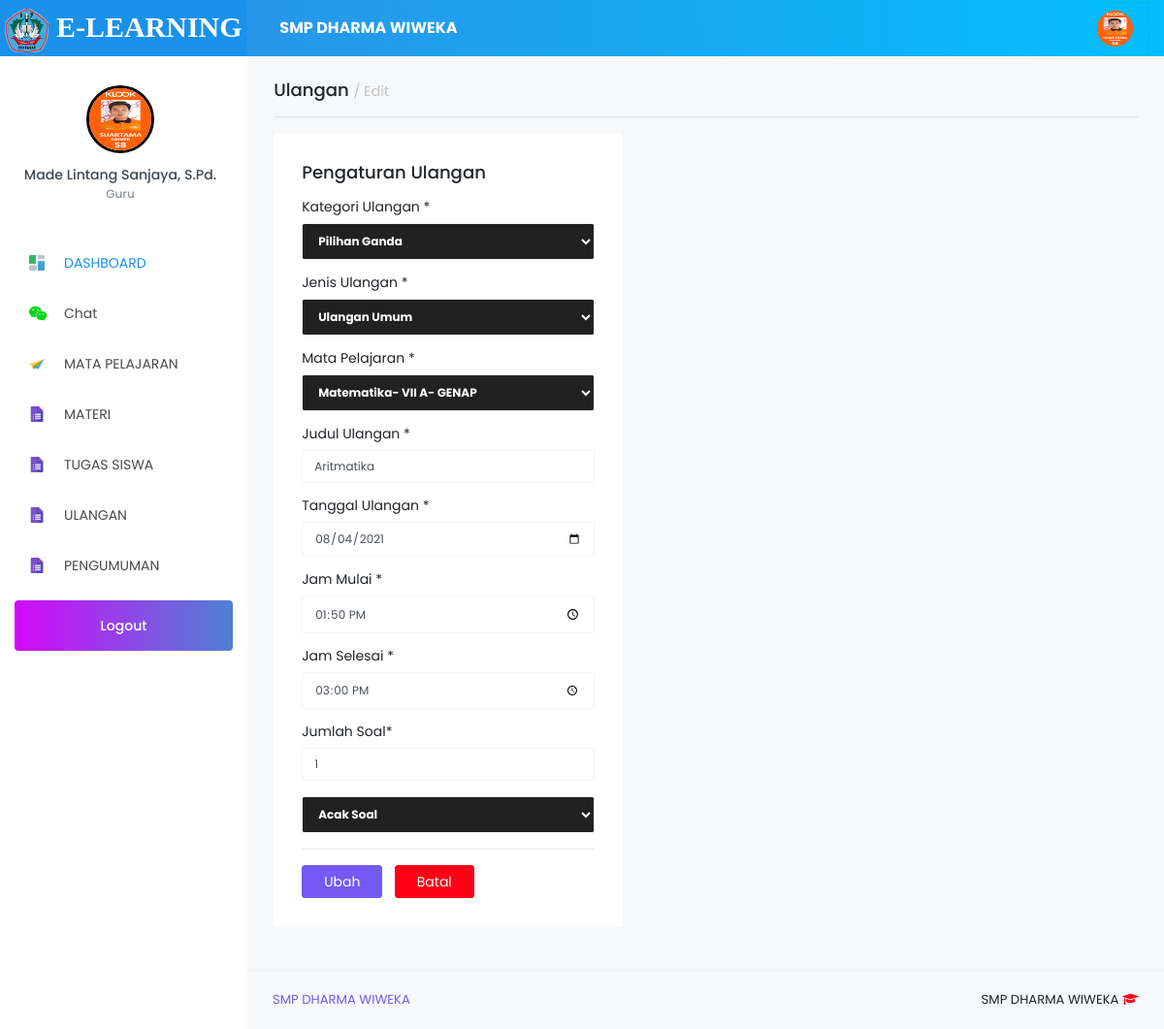
Page /Guru/index.php?page=ujian&act=ujianedit&id=54 (signed in) on the earlier database version.
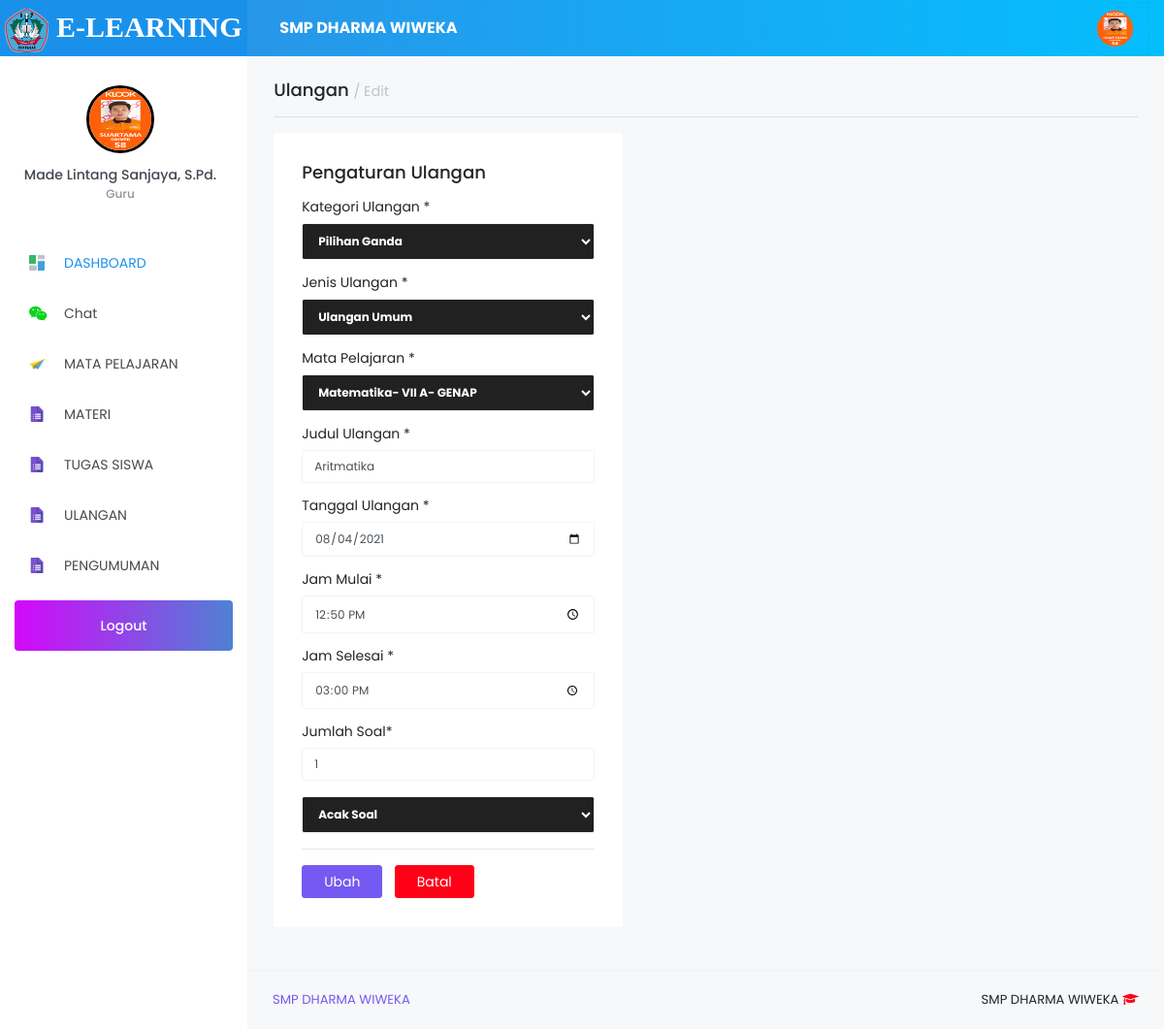
Same page on the later database version.
### tables this page shows
CREATE TABLE `ujian` (
  `id_ujian` int(5) NOT NULL,
  `kategori` enum('pilgan','essay') DEFAULT NULL,
  `judul` varchar(50) NOT NULL,
  `tanggal` date NOT NULL,
  `waktu` time NOT NULL,
  `jml_soal` int(30) NOT NULL,
  `acak` varchar(100) NOT NULL,
  `tipe` int(1) NOT NULL,
  `id_jenis` int(11) NOT NULL,
  `id_guru` int(11) NOT NULL,
  `id_mapel` int(11) NOT NULL,
  `id_semester` int(11) NOT NULL,
  `jam_mulai` varchar(191) NOT NULL,
  `jam_selesai` varchar(191) NOT NULL
);

### Guru/index.php (the view, shortened to what the changed rows need)
<?php
  include '../config/db.php';
  if (@$_SESSION['Guru']) {
    if (@$_SESSION['Guru']) {
      $sesi = @$_SESSION['Guru'];
    }
    $apl      = mysqli_fetch_array($sekolah); ?>
    <!DOCTYPE html>
    <html lang="en">
    <head>
      <link rel="stylesheet" href="../vendor/node_modules/mdi/css/materialdesignicons.min.css">
      <link rel="stylesheet" href="../vendor/node_modules/simple-line-icons/css/simple-line-icons.css">
      <link rel="stylesheet" href="../vendor/node_modules/font-awesome/css/font-awesome.min.css" />
      <link rel="stylesheet" href="../vendor/css/style.css">
      <link href="../vendor/sweetalert/sweetalert.css" rel="stylesheet" />
      <link rel="stylesheet" type="text/css" href="../vendor/css/jquery.dataTables.css">
    </head>
    <body>
      <div class="container-scroller">
        <div class="container-fluid page-body-wrapper">
          <div class="main-panel">
            <?php
              $page = @$_GET['page'];
              $act  = @$_GET['act'];
              if ($page=='perangkat') {
                if ($act=='') include 'modul/perangkat/data_perangkat.php';
                elseif ($act=='add') include 'modul/perangkat/add_perangkat.php';
                elseif ($act=='edit') include 'modul/perangkat/edit_perangkat.php';
                elseif ($act=='del') include 'modul/perangkat/del_perangkat.php';
                elseif ($act=='view') include 'modul/perangkat/view.php';
              } elseif ($page=='mapel') {
                if ($act=='') include 'modul/role/data_role.php';
                elseif ($act=='add') include 'modul/role/add_role.php';
                elseif ($act=='edit') include 'modul/role/edit_role.php';
                elseif ($act=='del') include 'modul/role/del_role.php';
              } elseif ($page=='ujian') {
                if ($act=='') include 'modul/ujian/data_ujian.php';
                elseif ($act=='add') include 'modul/ujian/add_ujian.php';
                elseif ($act=='addkelas') include 'modul/ujian/add_kelas.php';
                elseif ($act=='soal') include 'modul/ujian/soal.php';
                elseif ($act=='soalessay') include 'modul/ujian/soalessay.php';
                elseif ($act=='soaladd') include 'modul/ujian/add_soal.php';
                elseif ($act=='soaladdessay')include 'modul/ujian/add_soal_essay.php';
                elseif ($act=='soaledit')include 'modul/ujian/edit_soal.php';
                elseif ($act=='soaleditessay')include 'modul/ujian/edit_soal_essay.php';
                elseif ($act=='soaldel')include 'modul/ujian/del_soal.php';
                elseif ($act=='soaldelessay')include 'modul/ujian/del_soal_essay.php';
                elseif ($act=='upSoal')include 'modul/ujian/upload.php';
                elseif ($act=='addessay')include 'modul/ujian/add_essay.php';
                elseif ($act=='active')include 'modul/ujian/active.php';
                elseif ($act=='close')include 'modul/ujian/close.php';
                elseif ($act=='ujianedit')include 'modul/ujian/ujian_edit.php';
                elseif ($act=='ujiandel')include 'modul/ujian/ujian_del.php';
                elseif ($act=='aktifessay')include 'modul/ujian/active_essay.php';
                elseif ($act=='closeessay')include 'modul/ujian/close_essay.php';
                elseif ($act=='editessay')include 'modul/ujian/edit_essay.php';
                elseif ($act=='delessay')include 'modul/ujian/del_essay.php';
                elseif ($act=='status')include 'modul/ujian/view_statusujian.php';
                elseif ($act=='delkelas')include 'modul/ujian/del_kelasujian.php';
                elseif ($act=='addkelasujian')include 'modul/ujian/add_kelasujian.php';
                elseif ($act=='addkelasujiane')include 'modul/ujian/essay/add_kelasujian.php';
                elseif ($act=='delkelase')include 'modul/ujian/essay/del_kelasujian.php';
              }elseif ($page=='nilai') {
                if ($act=='') include 'modul/nilai/data_nilai.php';
                elseif ($act=='view') include 'modul/nilai/view_nilaikelas.php';
              }elseif ($page=='profil') {
                if ($act=='') include 'modul/profil/data_profil.php';
              }elseif ($page=='chat') {
                if ($act=='') include 'modul/chat/chat.php';
                if ($act=='lihat') include 'modul/chat/isiChat.php';
                elseif ($act=='del') include 'modul/chat/del.php';
              }elseif ($page=='pengumuman') {
                if ($act=='') include 'modul/pengumuman/data_pengumuman.php';
                elseif ($act=='add') include 'modul/pengumuman/add_pengumuman.php';
                elseif ($act=='edit') include 'modul/pengumuman/edit_pengumuman.php';
                elseif ($act=='del') include 'modul/pengumuman/del_pengumuman.php';
              }elseif ($page=='proses') {
                include 'modul/models.php';
              }elseif ($page=='input_nilai') {
                include 'modul/nilai/input_nilai.php';
              }elseif ($page=='edit_nilai') {
                include 'modul/nilai/edit_nilai.php';
              }elseif ($page=='') {
                include 'Home.php';
              }else{
                echo "<b>4014!</b> Tidak ada halaman !";
              }
            ?>
          </div>
        </div>
      </div>
    </body>
    </html>
<?php
} else{
	include 'modul/500.html';
}

### Guru/modul/ujian/ujian_edit.php (shortened to what the changed rows need)
<?php
  $edit = mysqli_query($con,"SELECT * FROM ujian WHERE id_ujian='$_GET[id]' ");
  foreach ($edit as $d) ?>
  <div class="content-wrapper">
    <h4>Ulangan <small class="text-muted">/ Edit</small></h4>
    <hr>
    <div class="row">
      <div class="col-md-5 col-xs-12 d-flex align-items-stretch grid-margin">
        <div class="row flex-grow">
          <div class="col-12 col-xs-12">
            <div class="card">
              <div class="card-body">
                <h4 class="card-title">Pengaturan Ulangan</h4>
                <form class="forms-sample" action="?page=proses" method="post" enctype="multipart/form-data">
                  <div class="form-group">
                    <label for="jenis">Kategori Ulangan *</label>
                    <select class="form-control" id="kategori" name="kategori" style="font-weight: bold;background-color: #212121;color: #fff;" required>
                      <option value='pilgan' <?php if($d['kategori'] == 'pilgan') { echo 'selected';} ?>>Pilihan Ganda</option>
                    </select>
                  </div>
                  <div class="form-group">
                    <label for="jenis">Jenis Ulangan *</label>
                    <select class="form-control" id="jenis" name="id_jenis" style="font-weight: bold;background-color: #212121;color: #fff;" required>
                      <?php
                        $sqlJenis = mysqli_query($con, "SELECT * FROM tb_jenisujian ORDER BY id_jenis DESC");
                        while($jenis = mysqli_fetch_array($sqlJenis)){
                          $selected = $jenis['id_jenis'] == $d['id_jenis'] ? "selected" : "";
                          echo "<option value='$jenis[id_jenis]' $selected>$jenis[jenis_ujian]</option>";
                        }
                      ?>
                    </select>
                  </div>
                  <div class="form-group">
                    <label for="mapel">Mata Pelajaran *</label>
                    <select class="form-control" name="id_roleguru" onchange="cek_database()" id="id_roleguru" style="font-weight: bold;background-color: #212121;color: #fff;" required>
                      <?php
                        $sqlMapel = mysqli_query($con, "SELECT * FROM tb_roleguru
                          INNER JOIN tb_master_kelas ON tb_roleguru.id_kelas=tb_master_kelas.id_kelas
                          INNER JOIN tb_master_mapel ON tb_roleguru.id_mapel=tb_master_mapel.id_mapel
                          INNER JOIN tb_master_semester ON tb_roleguru.id_semester=tb_master_semester.id_semester
                          WHERE tb_roleguru.id_guru = '$sesi'
                        ");
                        while($mapel=mysqli_fetch_array($sqlMapel)){
                          $selected = $mapel['id_mapel'] == $d['id_mapel'] ? "selected" : "";
                          echo "<option value='$mapel[id_roleguru]' $selected>$mapel[mapel]- $mapel[kelas]- $mapel[semester]</option>";
                        }
                      ?>
                    </select>
                  </div>
                  <div class="form-group">
                    <label>Judul Ulangan *</label>
                    <input type="text" name="judul" class="form-control" value="<?=$d['judul'] ?>">
                  </div>
                  <div class="form-group">
                    <label>Tanggal Ulangan *</label>
                    <input type="date" name="tgl" class="form-control" value="<?=$d['tanggal'] ?>">
                  </div>
                  <div class="form-group">
                    <label>Jam Mulai *</label>
                    <input type="time" name="jamMulai" class="form-control" placeholder='Masukan Jam Mulai Ulangan' maxlength="2" required value="<?=$d['jam_mulai'] ?>" >
                  </div>
                <div class="form-group">
                  <label>Jam Selesai *</label>
                  <input type="time" name="jam_selesai" class="form-control"placeholder='Masukan Jam Selesai Ujian' maxlength="2" required value="<?= $d['jam_selesai']; ?>">
                </div>
                  <div class="form-group">
                    <label>Jumlah Soal*</label>
                    <input type="number" name="jumlah" class="form-control" value="<?=$d['jml_soal'] ?>" required>
                  </div>
                  <div class="form-group">
                    <select class="form-control" name="acak" style="font-weight: bold;background-color: #212121;color: #fff;" required>
                      <option value="acak" <?php if($d['acak'] == 'acak') { echo 'selected';} ?>>Acak Soal</option>
                    </select>
                </div>
                <hr>
                <button type="button" class="btn btn-info mr-2" data-toggle="modal" data-target="#modalKonfirmasi">Ubah</button>
                <a href="?page=ujian" class="btn btn-danger">Batal</a>
              </form>
          </div>
				</div>
				</div>
				</div>
				</div>
				</div>
				</div>

Differences in the rows shown:
changed ujian "Pilihan Ganda": jamMulai "13:50" → "12:50"
